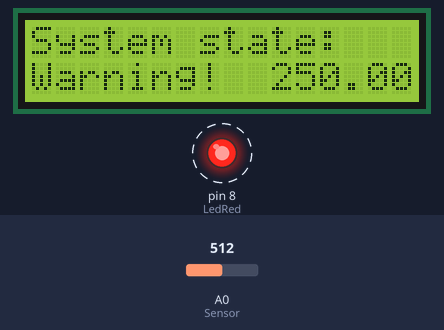
Recording of a sketch running on a simulated Arduino Uno, built with avr-gcc and run on an emulated ATmega328P. On the bench: 16×2 character LCD, output pins drawn as LEDs (lit = HIGH). Dashed ring = blinking. Inputs (shaded band) come from the test bench; at power-on: A0 (Sensor) = 512.

Above: at 2.2 s.
2.3 s: A0 (Sensor) set to 108
At 3.9 s:
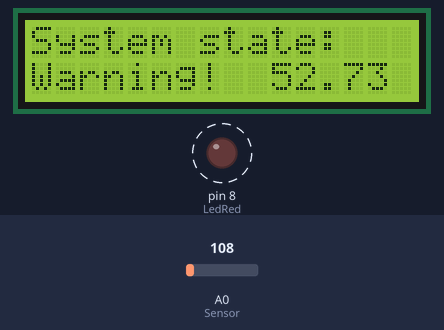
6.4 s: A0 (Sensor) set to 96
At 7.5 s:
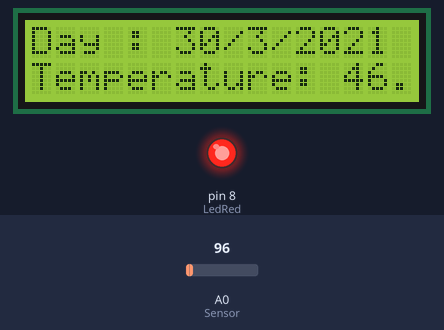
10.1 s: A0 (Sensor) set to 122
At 11.5 s:
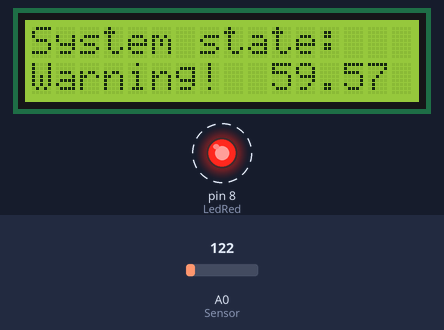
Timing chart, 0 to 17.6 s (numbered marks = the images above; inputs shaded):
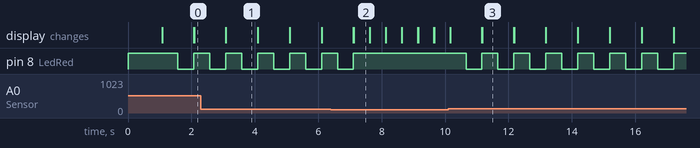

Measured:
- the behaviour switches between 103 and 102 on A0 (Sensor) (found by bisection; images 1 and 2)
- after the input at 2.3 s, the display: first differs from a run without the input after 0.79 s (image 1)
- after the input at 6.4 s, pin 8 (LedRed): goes on until 7.1 s, then stays HIGH; the display: first differs from a run without the input after 0.72 s (image 2)
- after the input at 10.1 s, pin 8 (LedRed): alternates HIGH for 0.50 s and LOW for 0.50 s, starting after 0.56 s; the display: first differs from a run without the input after 0.06 s (image 3)
- by itself, pin 8 (LedRed): alternates HIGH for 0.50 s and LOW for 0.50 s
- what the display in image 1 shows lasts 1.0 s, from 3.1 s to 4.1 s
- what the display in image 2 shows lasts 0.5 s, from 7.1 s to 7.6 s

The sketch:

lcd_PWM.ino
```cpp
#include<LiquidCrystal.h>
#include<stdio.h>
#include<math.h>

#define LedRed 8
#define Sensor  A0
//khoi tao cac chan
// ket noi pin LCD (RS, E, D4, D5, D5, D7)
LiquidCrystal lcd(7,6,5,4,3,2);
byte dem;
byte degree_symbol[8] = { //tao cac ky tu so'
  0b00111,
  0b00101,
  0b00111,
  0b00000,
  0b00000,
  0b00000,
  0b00000,
  0b00000
};
void setup() {
  pinMode(Sensor, INPUT);
  pinMode(8, OUTPUT);
  digitalWrite(8, HIGH); // tat' led

  lcd.begin(16,2); //khai bao LCD su dung
  lcd.createChar(1, degree_symbol);
  lcd.setCursor(0,0); //dua vi tri' con tro? ve` 0 0 "dong` 1"
  lcd.print("   Wellcome to   ");
  lcd.setCursor(0,1);
  lcd.print("   Arduino class  ");
  delay(1000);
  lcd.clear();


}

void loop() {
  int reading = analogRead(A0);  // doc gia tri tu bien tro
  float voltage = reading * 5.0 / 1024.0;
  float temp = voltage * 100.0;
  if( temp < 50){
   // digitalWrite(LedRed, HIGH);
  lcd.setCursor(0,0); //dua vi tri' con tro? ve` 0 0
  lcd.print("Day : 30/3/2021  ");
  lcd.setCursor(0,1);
  lcd.print("Temperature: ");
  lcd.print(temp);
  delay(500);
  lcd.clear();
  }
  else{
  lcd.setCursor(0,0); //dua vi tri' con tro? ve` 0 0
  lcd.print("System state:  ");
  lcd.setCursor(0,1);
  lcd.print("Warning!  ");
  lcd.print(temp);
  delay(500);
  digitalWrite(LedRed, LOW);
  delay(500);
  lcd.clear();
  digitalWrite(LedRed, HIGH);
  }
}
```
